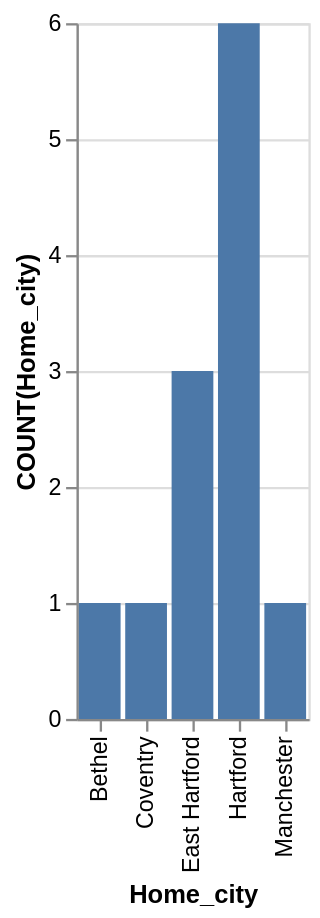

Vega-Lite specification stored for this chart:
### Vega-Lite specification from a JSON file in a GitHub repository (floating-point values rounded to 4 significant figures)
{"data": {"values": [{"x_data": "Bethel", "y_data": 1}, {"x_data": "Coventry", "y_data": 1}, {"x_data": "East Hartford", "y_data": 3}, {"x_data": "Hartford", "y_data": 6}, {"x_data": "Manchester", "y_data": 1}]}, "mark": "bar", "encoding": {"x": {"field": "x_data", "type": "nominal", "title": "Home_city", "sort": "ascending"}, "y": {"field": "y_data", "type": "quantitative", "title": "COUNT(Home_city)"}}}
